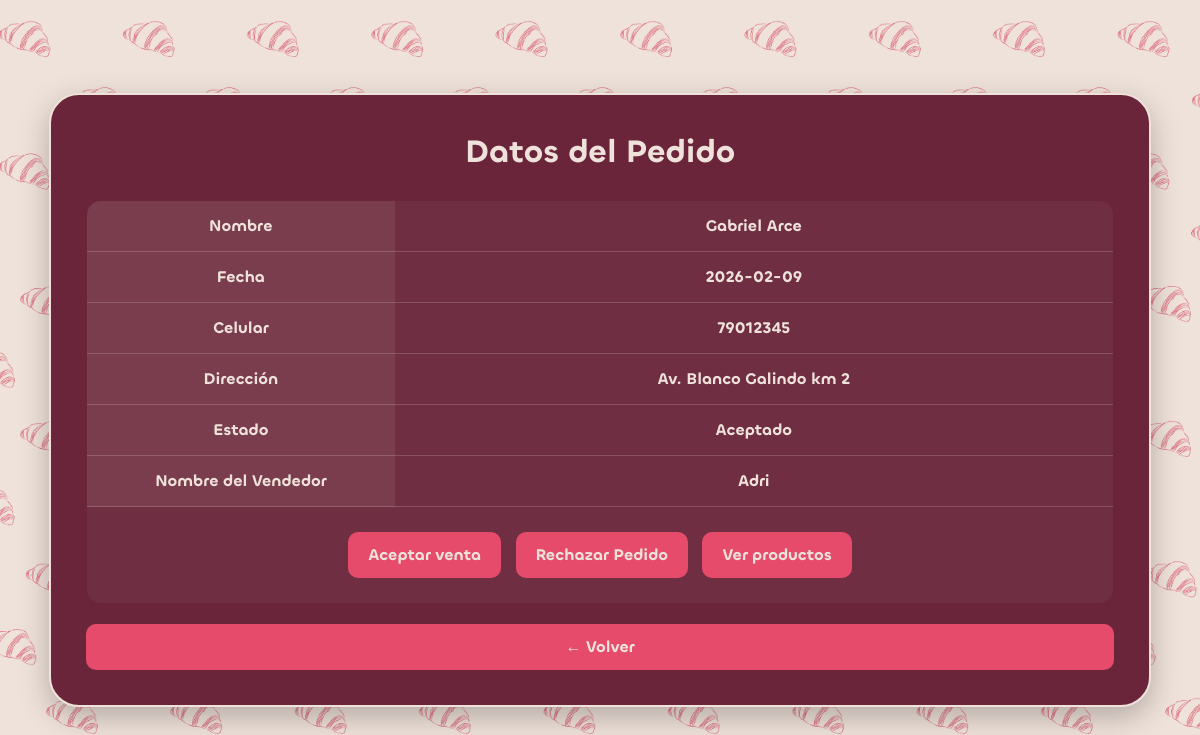
The page /Pedidos/leerPedido.php?ID=9 on the database its author committed.
### tables this page shows
CREATE TABLE IF NOT EXISTS `Pedidos` (
  `ID` INT NOT NULL AUTO_INCREMENT,
  `Nombre` VARCHAR(45) NULL DEFAULT NULL,
  `Fecha` DATE NULL DEFAULT NULL, 
  `Celular` INT NULL DEFAULT NULL,
  `Estado` VARCHAR(45) NULL DEFAULT NULL,
  `Direccion` VARCHAR(80) NULL DEFAULT NULL,
  `NombreVendedor` VARCHAR(45) NULL DEFAULT NULL,
  PRIMARY KEY (`ID`));

### Pedidos/leerPedido.php (the view, shortened to what this page needs)
<?php
$usuario = "root";
$contraseña = "";
$direccion = "localhost";
$baseDeDatos = "MYMS";
$conexion = new mysqli(
    $direccion,
    $usuario,
    $contraseña,
    $baseDeDatos
);
$ID = $_GET['ID'];
$sql = "SELECT * FROM Pedidos WHERE ID='$ID'";
$resultado = $conexion->query($sql);
?>
<!DOCTYPE html>
<html lang="es">
<head>
    <link rel="stylesheet" href="../tipografia/Fonts/WEB/css/chillax.css">
</head>
<body>
<div class="contenedor">
    <h2>Datos del Pedido</h2>
    <?php
    if ($resultado && $resultado->num_rows > 0) {
        $fila = $resultado->fetch_assoc();
        echo "<table>";
        echo "<tr>";
        echo "<td class='titulo'>Nombre</td>";
        echo "<td>" . $fila["Nombre"] . "</td>";
        echo "</tr>";
        echo "<tr>";
        echo "<td class='titulo'>Fecha</td>";
        echo "<td>" . $fila["Fecha"] . "</td>";
        echo "</tr>";
        echo "<tr>";
        echo "<td class='titulo'>Celular</td>";
        echo "<td>" . $fila["Celular"] . "</td>";
        echo "</tr>";
        echo "<tr>";
        echo "<td class='titulo'>Dirección</td>";
        echo "<td>" . $fila["Direccion"] . "</td>";
        echo "</tr>";
        echo "<tr>";
        echo "<td class='titulo'>Estado</td>";
        echo "<td>" . $fila["Estado"] . "</td>";
        echo "</tr>";
        echo "<tr>";
        echo "<td class='titulo'>Nombre del Vendedor</td>";
        echo "<td>" . $fila["NombreVendedor"] . "</td>";
        echo "</tr>";
        echo "<tr>";
        echo "<td colspan='2' class='acciones'>";
        echo "
        <a href='../Ventas/registroventas.php?ID=$ID'>
            <button class='volver'>
                Aceptar venta
            </button>
        </a>
        ";
        echo "
        <a href='EliminarPedidos.php?ID=$ID'>
            <button class='volver'>
                Rechazar Pedido
            </button>
        </a>
        ";
        echo "
        <a href='../Carrito/leerCarrito.php?ID=$ID'>
            <button class='volver'>
                Ver productos
            </button>
        </a>
        ";
        echo "</td>";
        echo "</tr>";
        echo "</table>";
    } else {
        echo "<p>No se encontró el pedido.</p>";
    }
    ?>
    <button
        class="boton-volver"
        onclick="history.back()"
    >
        ← Volver
    </button>
</div>
</body>
</html>

### Pedidos/leerPedido.php (style rules this page uses)
* { font-family: 'Chillax-Semibold'; box-sizing: border-box; }
body { background-image: url(../imagenes/2.png); background-size: cover; background-position: center; background-attachment: fixed; display: flex; justify-content: center; align-items: center; min-height: 100vh; margin: 0; padding: 20px; }
.contenedor { width: 95%; max-width: 1200px; padding: 35px; background-color: #6A253A; border: 2px solid #EFE2DA; border-radius: 30px; color: #EFE2DA; box-shadow: 0 10px 30px rgba(0,0,0,0.25); }
h2 { text-align: center; margin-top: 0; margin-bottom: 25px; font-size: 32px; color: #EFE2DA; }
table { width: 100%; border-collapse: collapse; overflow: hidden; border-radius: 15px; border: 1px solid rgba(239,226,218,0.3); }
td { padding: 14px; text-align: center; color: #EFE2DA; border-bottom: 1px solid rgba(239,226,218,0.2); background-color: rgba(255,255,255,0.04); }
td.titulo { width: 30%; background-color: rgba(239,226,218,0.12); color: #EFE2DA; font-weight: bold; }
tr { transition: 0.3s; }
td.acciones { padding: 20px; background-color: rgba(255,255,255,0.04); text-align: center; }
.acciones a { text-decoration: none; }
.volver { display: inline-block; padding: 12px 20px; margin: 5px; border: none; border-radius: 10px; background-color: #E64B6B; color: #EFE2DA; font-family: 'Chillax-Semibold'; font-size: 16px; cursor: pointer; transition: 0.3s; }
.boton-volver { display: block; width: 100%; padding: 12px 20px; margin-top: 20px; border: none; border-radius: 10px; background-color: #E64B6B; color: #EFE2DA; font-family: 'Chillax-Semibold'; font-size: 16px; cursor: pointer; transition: 0.3s; }

### rows shown on the page
pedidos: Nombre "Gabriel Arce", Fecha "2026-02-09", Celular "79012345", Direccion "Av. Blanco Galindo km 2", Estado "Aceptado", NombreVendedor "Adri"
